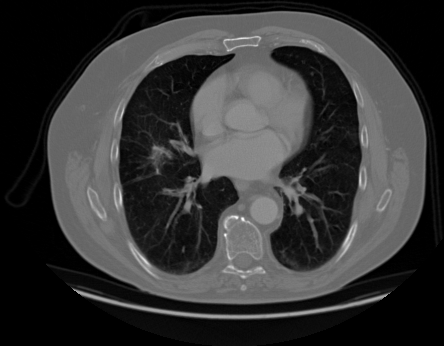
#> input picture dataset/test/000132 (8).png, 444 x 346 px, given in place of 10 (2).png, which was not available
$ jupyter execute ip_morphology.ipynb   (shell and % lines are left out)   (text cells are left out)
#> lines starting #> are read from the running program, lines starting #| are printed output that depends on the picture; pictures that were not available may be replaced by others from this repository, and a replacement may not be noted
[cell 1]
from google.colab import drive
drive.mount('/content/drive')

[cell 2]
# Definisikan path kaggle json
# Sesuaikan dengan path anda
import os
os.environ['KAGGLE_CONFIG_DIR'] = "/content/drive/My Drive/ImageRetrievalData"

[cell 3]
# Ubah lokasi direktori kerja
# Sesuaikan dengan path anda
%cd /content/drive/My Drive/ImageRetrievalData

[cell 4]
# Cek apakah api sudah terbaca oleh sistem

[cell 5]
# import the necessary packages
from matplotlib import pyplot as plt
import argparse
import cv2

[cell 6]
def plt_imshow(title, image):
	# convert the image frame BGR to RGB color space and display it
	image = cv2.cvtColor(image, cv2.COLOR_BGR2RGB)
	plt.imshow(image)
	plt.title(title)
	plt.grid(False)
	plt.show()

[cell 7]
# since we are using Jupyter Notebooks we can replace our argument
# parsing code with *hard coded* arguments and values
args = {
	"image": "/content/drive/MyDrive/ImageRetrievalData/Data/train/normal/10 (2).png"
}

[cell 8]
# load the image, convert it to grayscale, and display it to our
# screen
image = cv2.imread(args["image"])
#> image is the input picture: shape (346, 444, 3); min 0, max 255, mean 54
gray = cv2.cvtColor(image, cv2.COLOR_BGR2GRAY)
plt_imshow("Original", image)

# apply a series of erosions
for i in range(0, 3):
	eroded = cv2.erode(gray.copy(), None, iterations=i + 1)
	plt_imshow("Eroded {} times".format(i + 1), eroded)
#> this loop made 3 passes
#> pass 1, `eroded = cv2.erode(gray.copy(), None, iterations=i + 1)`:
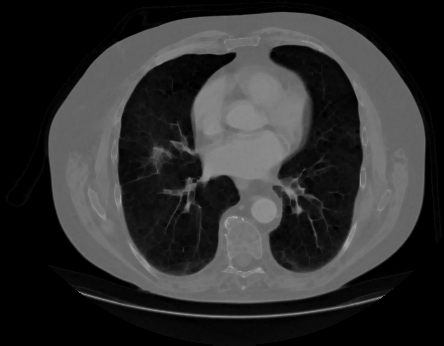
#> eroded: shape (346, 444); min 0, max 180, mean 47.5
#> pass 2, `eroded = cv2.erode(gray.copy(), None, iterations=i + 1)`:
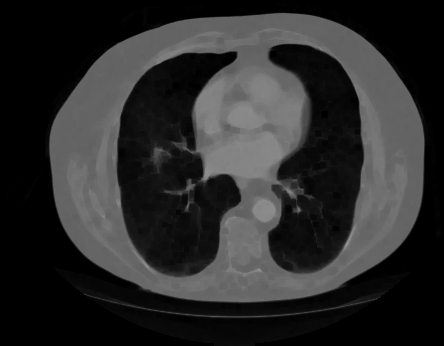
#> eroded: shape (346, 444); min 0, max 156, mean 43.5

[cell 9]
# display the original image
plt_imshow("Original", image)

# apply a series of dilations
for i in range(0, 3):
	dilated = cv2.dilate(gray.copy(), None, iterations=i + 1)
	plt_imshow("Dilated {} times".format(i + 1), dilated)
#> this loop made 3 passes
#> pass 1, `dilated = cv2.dilate(gray.copy(), None, iterations=i + 1)`:
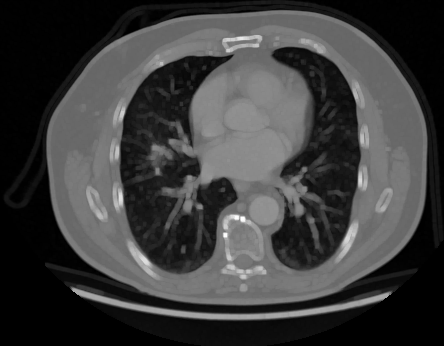
#> dilated: shape (346, 444); min 0, max 255, mean 61
#> pass 2, `dilated = cv2.dilate(gray.copy(), None, iterations=i + 1)`:
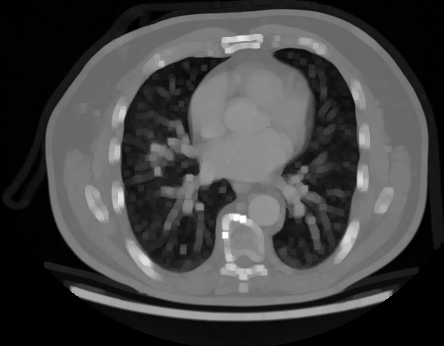
#> dilated: shape (346, 444); min 0, max 255, mean 66.8

[cell 10]
# close all windows to cleanup the screen, then initialize a list of
# of kernels sizes that will be applied to the image
plt_imshow("Original", image)
kernelSizes = [(3, 3), (5, 5), (7, 7)]

# loop over the kernels sizes
for kernelSize in kernelSizes:
	# construct a rectangular kernel from the current size and then
	# apply an "opening" operation
	kernel = cv2.getStructuringElement(cv2.MORPH_RECT, kernelSize)
	opening = cv2.morphologyEx(gray, cv2.MORPH_OPEN, kernel)
	plt_imshow("Opening: ({}, {})".format(
		kernelSize[0], kernelSize[1]), opening)
#> this loop made 3 passes
#> pass 2, `opening = cv2.morphologyEx(gray, cv2.MORPH_OPEN, kernel)`:
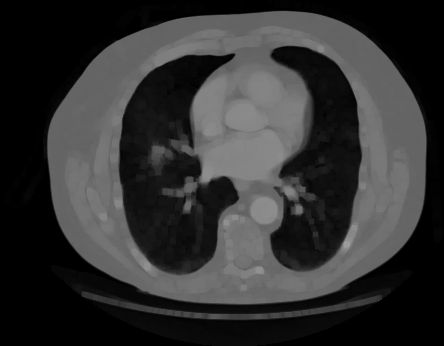
#> opening: shape (346, 444); min 0, max 156, mean 50.1

[cell 11]
# display the original image
plt_imshow("Original", image)

# loop over the kernels sizes again
for kernelSize in kernelSizes:
	# construct a rectangular kernel form the current size, but this
	# time apply a "closing" operation
	kernel = cv2.getStructuringElement(cv2.MORPH_RECT, kernelSize)
	closing = cv2.morphologyEx(gray, cv2.MORPH_CLOSE, kernel)
	plt_imshow("Closing: ({}, {})".format(
		kernelSize[0], kernelSize[1]), closing)
#> this loop made 3 passes
#> kernel on pass 1: [[1, 1, 1], [1, 1, 1], [1, 1, 1]]

[cell 12]
# display the original image
plt_imshow("Original", image)

# loop over the kernels a final time
for kernelSize in kernelSizes:
	# construct a rectangular kernel and apply a "morphological
	# gradient" operation to the image
	kernel = cv2.getStructuringElement(cv2.MORPH_RECT, kernelSize)
	gradient = cv2.morphologyEx(gray, cv2.MORPH_GRADIENT, kernel)
	plt_imshow("Gradient: ({}, {})".format(
		kernelSize[0], kernelSize[1]), gradient)
#> this loop made 3 passes
#> pass 1, `gradient = cv2.morphologyEx(gray, cv2.MORPH_GRADIENT, kernel)`:
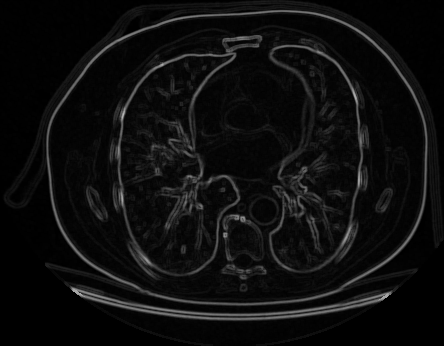
#> gradient: shape (346, 444); min 0, max 182, mean 13.5
#> pass 2, `gradient = cv2.morphologyEx(gray, cv2.MORPH_GRADIENT, kernel)`:
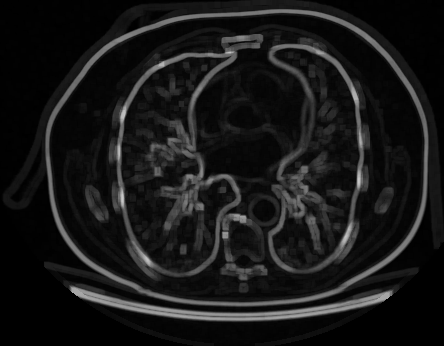
#> gradient: shape (346, 444); min 0, max 201, mean 23.3

[cell 13]
# since we are using Jupyter Notebooks we can replace our argument
# parsing code with *hard coded* arguments and values
args = {
	"image": "/content/drive/MyDrive/ImageRetrievalData/Data/train/normal/10 (2).png"
}

[cell 14]
# load the image and convert it to grayscale
image = cv2.imread(args["image"])
gray = cv2.cvtColor(image, cv2.COLOR_BGR2GRAY)

# construct a rectangular kernel (13x5) and apply a blackhat
# operation which enables us to find dark regions on a light
# background
rectKernel = cv2.getStructuringElement(cv2.MORPH_RECT, (13, 5))
blackhat = cv2.morphologyEx(gray, cv2.MORPH_BLACKHAT, rectKernel)
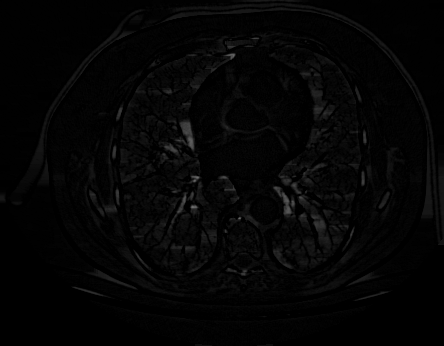
#> blackhat: shape (346, 444); min 0, max 108, mean 4.6

[cell 15]
# similarly, a tophat (also called a "whitehat") operation will
# enable us to find light regions on a dark background
tophat = cv2.morphologyEx(gray, cv2.MORPH_TOPHAT, rectKernel)
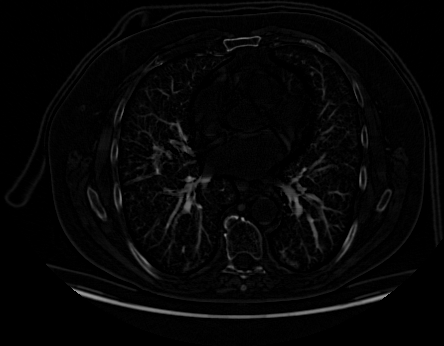
#> tophat: shape (346, 444); min 0, max 153, mean 5.7

# show the output images
plt_imshow("Original", image)
plt_imshow("Blackhat", blackhat)
plt_imshow("Tophat", tophat)

$ run again, on dataset/test/000136 (8).png
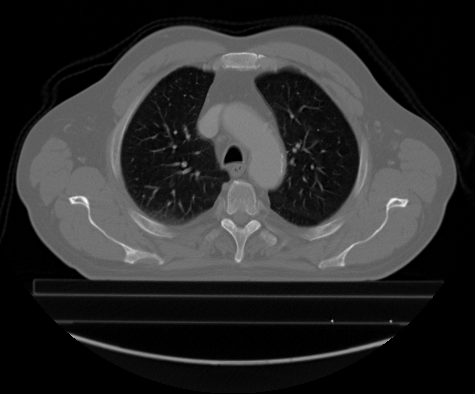
#> input picture dataset/test/000136 (8).png, 475 x 394 px, given in place of 10 (2).png, which was not available
#> image is the input picture: shape (394, 475, 3); min 0, max 255, mean 44.7
#> the loop `for kernelSize in kernelSizes: # construct a rectangular kernel form t..` made 3 passes
#> kernel on pass 1: [[1, 1, 1], [1, 1, 1], [1, 1, 1]]
#> the loop `for kernelSize in kernelSizes: # construct a rectangular kernel and ap..` made 3 passes
#> pass 1, `gradient = cv2.morphologyEx(gray, cv2.MORPH_GRADIENT, kernel)`:
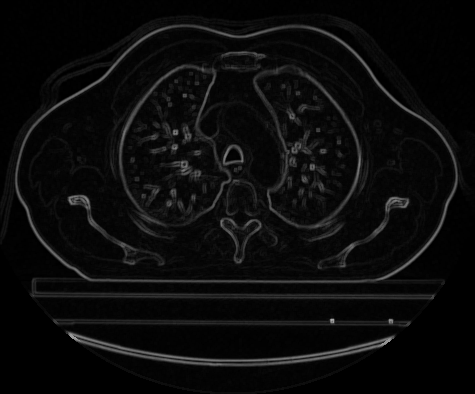
#> gradient: shape (394, 475); min 0, max 168, mean 11
#> `tophat = cv2.morphologyEx(gray, cv2.MORPH_TOPHAT, rectKernel)`:
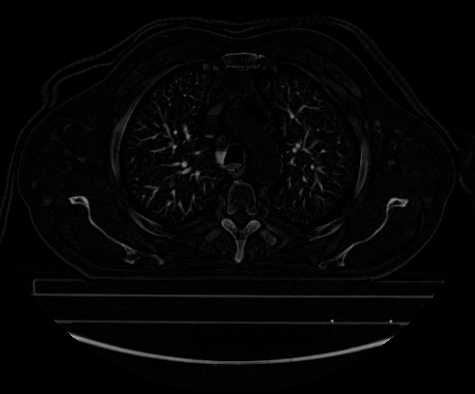
#> tophat: shape (394, 475); min 0, max 158, mean 4.7

$ run again, on dataset/test/000139 (4).png
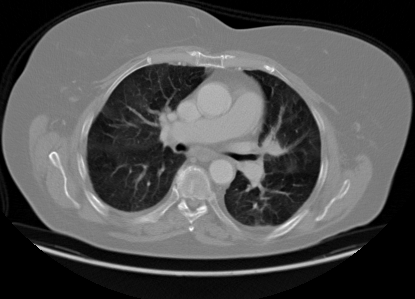
#> input picture dataset/test/000139 (4).png, 415 x 299 px, given in place of 10 (2).png, which was not available
#> image is the input picture: shape (299, 415, 3); min 0, max 255, mean 81.4
#> the loop `for kernelSize in kernelSizes: # construct a rectangular kernel form t..` made 3 passes
#> kernel on pass 1: [[1, 1, 1], [1, 1, 1], [1, 1, 1]]
#> the loop `for kernelSize in kernelSizes: # construct a rectangular kernel and ap..` made 3 passes
#> pass 1, `gradient = cv2.morphologyEx(gray, cv2.MORPH_GRADIENT, kernel)`:
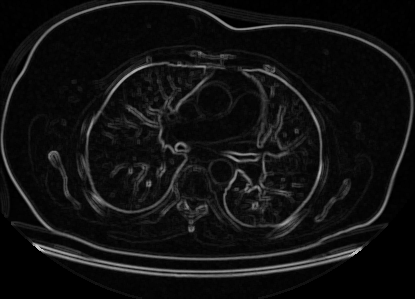
#> gradient: shape (299, 415); min 0, max 199, mean 17.2
#> `tophat = cv2.morphologyEx(gray, cv2.MORPH_TOPHAT, rectKernel)`:
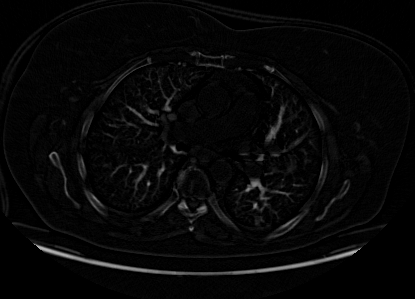
#> tophat: shape (299, 415); min 0, max 185, mean 7.1
